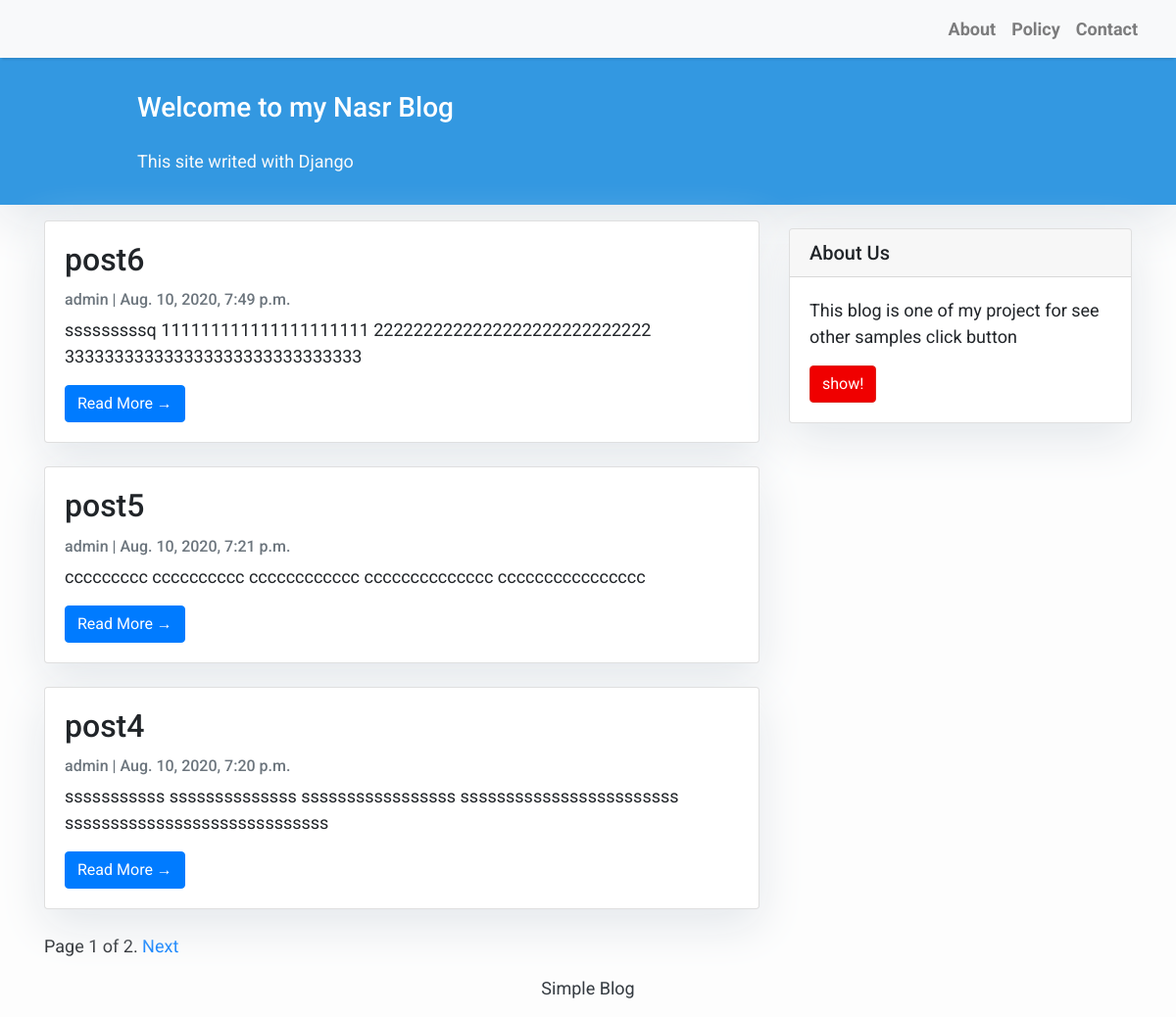
The page / on the database its author committed.
### blog/models.py (models this page shows, shortened)
class Post(models.Model):
    title = models.CharField(max_length=200, unique=True)
    slug = models.SlugField(max_length=200, unique=True)
    author = models.ForeignKey(User, on_delete= models.CASCADE,related_name='blog_posts')
    updated_on = models.DateTimeField(auto_now= True)
    content = models.TextField()
    created_on = models.DateTimeField(auto_now_add=True)
    status = models.IntegerField(choices=STATUS, default=0)
    class Meta:
        ordering = ['-created_on']

### blog/views.py (the view)
# urls.py: path('', views.PostList, name='home'),
def PostList(request):
    object_list = Post.objects.all()
    paginator = Paginator(object_list, 3)  # 3 posts in each page
    page = request.GET.get('page')
    try:
        post_list = paginator.page(page)
    except PageNotAnInteger:
        post_list = paginator.page(1)
    except EmptyPage:
        post_list = paginator.page(paginator.num_pages)
    return render(request,
                  'index.html',
                  {'page': page,
                   'post_list': post_list})

### blog/templates/index.html (shortened to what this page needs)
{% extends "base.html" %}
{% block content %}
<header class="masthead">
    <div class="container">
        <div class="row">
            <div class=" col-md-8 col-md-10 mx-auto">
                <div class="site-heading">
                    <h3 class=" site-heading my-4 mt-3 text-white"> Welcome to my Nasr Blog </h3>
                    <p class="text-light">This site writed with Django
                    </p>
                </div>
            </div>
        </div>
    </div>
</header>
<div class="container">
    <div class="row">
        <div class="col-md-8 mt-3 left">
            {% for post in post_list %}
            <div class="card mb-4">
                <div class="card-body">
                    <h2 class="card-title">{{ post.title }}</h2>
                    <p class="card-text text-muted h6">{{ post.author }} | {{ post.created_on}} </p>
                    <p class="card-text">{{post.content|slice:":200" }}</p>
                    <a href="{% url 'post_detail' post.slug  %}" class="btn btn-primary">Read More &rarr;</a>
                </div>
            </div>
            {% endfor %}
            {% include "pagination.html" with page=post_list %}
        </div>
        {% block sidebar %} {% include 'sidebar.html' %} {% endblock sidebar %}
    </div>
</div>
{%endblock%}

### blog/templates/base.html (shortened to what this page needs)
<!DOCTYPE html>
<html>
    <head>
        <link rel="stylesheet" href="https://maxcdn.bootstrapcdn.com/bootstrap/4.0.0/css/bootstrap.min.css"
 />
    </head>
    <body>
        <nav class="navbar navbar-expand-lg navbar-light bg-light shadow" id="mainNav">
            <div class="container-fluid">
                <div class="collapse navbar-collapse" id="navbarResponsive">
                    <ul class="navbar-nav ml-auto">
                        <li class="nav-item text-black">
                            <a class="nav-link text-black font-weight-bold" href="#">About</a>
                        </li>
                        <li class="nav-item text-black">
                            <a class="nav-link text-black font-weight-bold" href="#">Policy</a>
                        </li>
                        <li class="nav-item text-black">
                            <a class="nav-link text-black font-weight-bold" href="#">Contact</a>
                        </li>
                    </ul>
                </div>
            </div>
        </nav>
        {% block content %}{% endblock content %}
        <footer class="py-3 bg-grey">
            <p class="m-0 text-dark text-center ">Simple Blog</p>
        </footer>
    </body>
</html>

### blog/templates/pagination.html (shortened to what this page needs)
<div class="pagination">
<span class="step-links">
<span class="current">
Page {{ page.number }} of {{ page.paginator.num_pages }}.
</span>
{% if page.has_next %}
<a href="?page={{ page.next_page_number }}">Next</a>
{% endif %}
</span>
</div>

### blog/templates/sidebar.html (shortened to what this page needs)
{% block sidebar %}
<div class="col-md-4 float-right ">
<div class="card my-4">
        <h5 class="card-header">About Us</h5>
    <div class="card-body">
        <p class="card-text"> This blog is one of my project for see other samples click button</p>
        <a href="https:google.com"
           class="btn btn-danger">show!</a>
    </div>
</div>
</div>
{% endblock sidebar %}

### blog/templates/base.html (style rules this page uses)
body { font-family: "Roboto", sans-serif; font-size: 17px; background-color: #fdfdfd; }
.shadow { box-shadow: 0 4px 2px -2px rgba(0, 0, 0, 0.1); }
.btn-danger { color: #fff; background-color: #f00000; border-color: #dc281e; }
.masthead { background: #3398E1; height: auto; padding-bottom: 15px; box-shadow: 0 16px 48px #E3E7EB; padding-top: 10px; }

### blog/templates/index.html (style rules this page uses)
body { font-family: "Roboto", sans-serif; font-size: 18px; background-color: #fdfdfd; }
.card { box-shadow: 0 16px 48px #E3E7EB; }

### blog/templates/sidebar.html (style rules this page uses)
.card { box-shadow: 0 16px 48px #E3E7EB; }

### rows shown on the page
Post: title "post6", author "admin", created_on "Aug. 10, 2020, 7:49 p.m.", content "sssssssssq 111111111111111111111 2222222222222222222222222222 333333333333333333333333333333"
Post: title "post5", author "admin", created_on "Aug. 10, 2020, 7:21 p.m.", content "ccccccccc cccccccccc cccccccccccc cccccccccccccc cccccccccccccccc"
Post: title "post4", author "admin", created_on "Aug. 10, 2020, 7:20 p.m.", content "sssssssssss ssssssssssssss sssssssssssssssss ssssssssssssssssssssssss sssssssssssssssssssssssssssss"

### other values the page prints
{{ page.number }} "1"
{{ page.paginator.num_pages }} "2"
